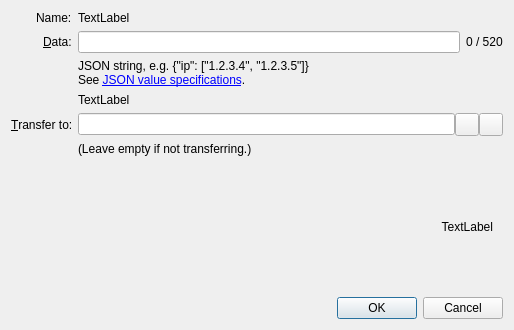
<?xml version="1.0" encoding="UTF-8"?>
<ui version="4.0">
 <class>ConfigureNameDialog</class>
 <widget class="QDialog" name="ConfigureNameDialog">
  <property name="geometry">
   <rect>
    <x>0</x>
    <y>0</y>
    <width>514</width>
    <height>330</height>
   </rect>
  </property>
  <property name="sizePolicy">
   <sizepolicy hsizetype="Preferred" vsizetype="Preferred">
    <horstretch>0</horstretch>
    <verstretch>0</verstretch>
   </sizepolicy>
  </property>
  <property name="windowTitle">
   <string>Configure Name</string>
  </property>
  <layout class="QVBoxLayout" name="verticalLayout">
   <item>
    <layout class="QFormLayout" name="formLayout">
     <property name="fieldGrowthPolicy">
      <enum>QFormLayout::AllNonFixedFieldsGrow</enum>
     </property>
     <property name="labelAlignment">
      <set>Qt::AlignRight|Qt::AlignTrailing|Qt::AlignVCenter</set>
     </property>
     <item row="1" column="0">
      <widget class="QLabel" name="label_2">
       <property name="text">
        <string>Name:</string>
       </property>
       <property name="buddy">
        <cstring>dataEdit</cstring>
       </property>
      </widget>
     </item>
     <item row="1" column="1">
      <widget class="QLabel" name="labelName">
       <property name="text">
        <string notr="true">TextLabel</string>
       </property>
       <property name="textFormat">
        <enum>Qt::PlainText</enum>
       </property>
      </widget>
     </item>
     <item row="3" column="0">
      <widget class="QLabel" name="label">
       <property name="text">
        <string>&amp;Data:</string>
       </property>
       <property name="alignment">
        <set>Qt::AlignLeading|Qt::AlignLeft|Qt::AlignVCenter</set>
       </property>
       <property name="buddy">
        <cstring>dataEdit</cstring>
       </property>
      </widget>
     </item>
     <item row="3" column="1">
      <layout class="QHBoxLayout" name="horizontalLayout_3">
       <item>
        <widget class="QLineEdit" name="dataEdit">
         <property name="toolTip">
          <string>Enter JSON string that will be associated with the name</string>
         </property>
         <property name="maxLength">
          <number>520</number>
         </property>
        </widget>
       </item>
       <item>
        <widget class="QLabel" name="dataSize">
         <property name="text">
          <string>0 / 520</string>
         </property>
        </widget>
     </item>
     <!--
       <item>
        <widget class="QPushButton" name="btnDNSEditor">
         <property name="text">
          <string>DNS Editor&#8230;</string>
         </property>
        </widget>
       </item>
     -->
     </layout>
     </item>
     <item row="4" column="1">
      <widget class="QLabel" name="label_4">
       <property name="text">
        <string>JSON string, e.g. {&amp;quot;ip&amp;quot;: [&amp;quot;1.2.3.4&amp;quot;, &amp;quot;1.2.3.5&amp;quot;]}&lt;br&gt;See &lt;a href=&quot;https://github.com/bitcoinsilver/proposals&quot;&gt;JSON value specifications&lt;/a&gt;.</string>
       </property>
       <property name="openExternalLinks">
        <bool>true</bool>
       </property>
      </widget>
     </item>
     <item row="5" column="1">
      <widget class="QLabel" name="labelValidJSON">
       <property name="text">
        <string>TextLabel</string>
       </property>
      </widget>
     </item>
     <item row="6" column="0">
      <widget class="QLabel" name="labelTransferTo">
       <property name="text">
        <string>&amp;Transfer to:</string>
       </property>
       <property name="buddy">
        <cstring>transferTo</cstring>
       </property>
      </widget>
     </item>
     <item row="6" column="1">
      <layout class="QHBoxLayout" name="transferToLayout">
       <property name="spacing">
        <number>0</number>
       </property>
       <property name="sizeConstraint">
        <enum>QLayout::SetDefaultConstraint</enum>
       </property>
       <item>
        <widget class="QValidatedLineEdit" name="transferTo">
         <property name="toolTip">
          <string>The address to transfer the name to.</string>
         </property>
        </widget>
       </item>
       <item>
        <widget class="QToolButton" name="addressBookButton">
         <property name="toolTip">
          <string>Choose address from address book</string>
         </property>
         <property name="text">
          <string/>
         </property>
         <property name="icon">
          <iconset resource="../bitcoin.qrc">
           <normaloff>:/icons/address-book</normaloff>:/icons/address-book</iconset>
         </property>
         <property name="shortcut">
          <string>Alt+A</string>
         </property>
        </widget>
       </item>
       <item>
        <widget class="QToolButton" name="pasteButton">
         <property name="toolTip">
          <string>Paste address from clipboard</string>
         </property>
         <property name="text">
          <string/>
         </property>
         <property name="icon">
          <iconset resource="../bitcoin.qrc">
           <normaloff>:/icons/editpaste</normaloff>:/icons/editpaste</iconset>
         </property>
         <property name="shortcut">
          <string>Alt+P</string>
         </property>
        </widget>
       </item>
      </layout>
     </item>
     <item row="7" column="1">
      <widget class="QLabel" name="labelTransferToHint">
       <property name="text">
        <string>(Leave empty if not transferring.)</string>
       </property>
      </widget>
     </item>
    </layout>
   </item>
   <item>
    <widget class="QLabel" name="labelSubmitHint">
     <property name="text">
      <string notr="true">TextLabel</string>
     </property>
     <property name="alignment">
      <set>Qt::AlignRight|Qt::AlignTrailing|Qt::AlignVCenter</set>
     </property>
     <property name="margin">
      <number>10</number>
     </property>
     <property name="indent">
      <number>10</number>
     </property>
    </widget>
   </item>
   <item>
    <layout class="QHBoxLayout" name="horizontalLayout">
     <item>
      <spacer name="horizontalSpacer">
       <property name="orientation">
        <enum>Qt::Horizontal</enum>
       </property>
       <property name="sizeHint" stdset="0">
        <size>
         <width>40</width>
         <height>20</height>
        </size>
       </property>
      </spacer>
     </item>
     <item>
      <widget class="QDialogButtonBox" name="buttonBox">
       <property name="sizePolicy">
        <sizepolicy hsizetype="Maximum" vsizetype="Fixed">
         <horstretch>0</horstretch>
         <verstretch>0</verstretch>
        </sizepolicy>
       </property>
       <property name="orientation">
        <enum>Qt::Horizontal</enum>
       </property>
       <property name="standardButtons">
        <set>QDialogButtonBox::Cancel|QDialogButtonBox::Ok</set>
       </property>
      </widget>
     </item>
    </layout>
   </item>
  </layout>
 </widget>
 <customwidgets>
  <customwidget>
   <class>QValidatedLineEdit</class>
   <extends>QLineEdit</extends>
   <header>qt/qvalidatedlineedit.h</header>
  </customwidget>
 </customwidgets>
 <tabstops>
  <tabstop>dataEdit</tabstop>
  <tabstop>transferTo</tabstop>
  <tabstop>addressBookButton</tabstop>
  <tabstop>pasteButton</tabstop>
 </tabstops>
 <resources>
  <include location="../bitcoin.qrc"/>
 </resources>
 <connections>
  <connection>
   <sender>buttonBox</sender>
   <signal>accepted()</signal>
   <receiver>ConfigureNameDialog</receiver>
   <slot>accept()</slot>
   <hints>
    <hint type="sourcelabel">
     <x>248</x>
     <y>254</y>
    </hint>
    <hint type="destinationlabel">
     <x>157</x>
     <y>274</y>
    </hint>
   </hints>
  </connection>
  <connection>
   <sender>buttonBox</sender>
   <signal>rejected()</signal>
   <receiver>ConfigureNameDialog</receiver>
   <slot>reject()</slot>
   <hints>
    <hint type="sourcelabel">
     <x>248</x>
     <y>254</y>
    </hint>
    <hint type="destinationlabel">
     <x>157</x>
     <y>274</y>
    </hint>
   </hints>
  </connection>
 </connections>
</ui>
